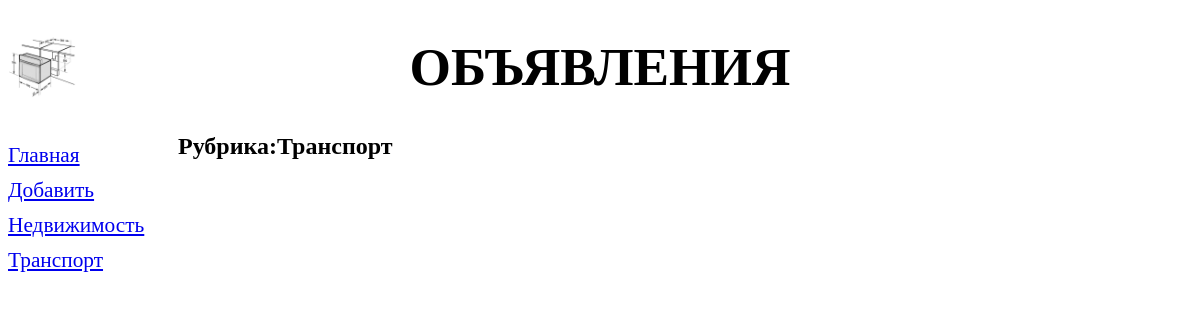
The page /bboard/2/ on the database as committed earlier.
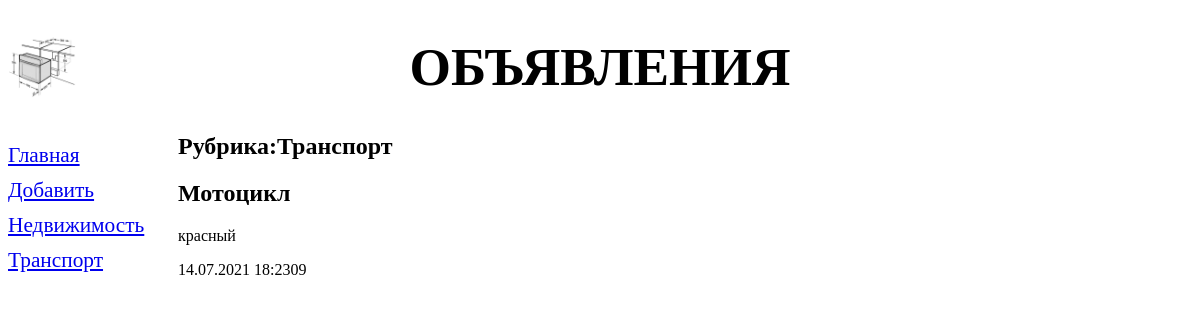
The same page on the database as committed later.
### bboard/models.py (models this page shows, shortened)
class Rubric(models.Model):
    name = models.CharField(max_length=20, db_index=True,verbose_name='Название')
    class Meta:
        verbose_name_plural = 'Рубрики'
        verbose_name = 'Рубрика'
        ordering = ['name']

class Bb(models.Model):
    title = models.CharField(max_length = 50,verbose_name="Товар")
    content = models.TextField(null=True,blank=True,verbose_name="Описание")
    price = models.FloatField(null=True,blank=True,verbose_name="Цена")
    published = models.DateTimeField(auto_now_add=True,db_index=True,verbose_name="Опубликовано")
    rubric = models.ForeignKey('Rubric',null=True,on_delete=models.PROTECT,verbose_name='Рубрика')
    class Meta:
        verbose_name_plural = "Объявления"
        verbose_name = "Объявление"
        ordering = ['-published']

### bboard/views.py (the view)
# urls.py: path('<int:rubric_id>/',by_rubric,name='by_rubric'),
def by_rubric(request,rubric_id):
    bbs = Bb.objects.filter(rubric=rubric_id)
    rubrics = Rubric.objects.all()
    current_rubric = Rubric.objects.get(pk=rubric_id)
    context = {'bbs':bbs,'rubrics':rubrics,'current_rubric':current_rubric}
    return render(request,'bboard/by_rubric.html',context)

### bboard/templates/bboard/by_rubric.html (shortened to what this page needs)
{%extends "layout/basic.html"%}
{%block content%}
<h2>Рубрика:{{current_rubric.name}}</h2>
{%for bb in bbs %}
<div>
    <h2>{{bb.title}}</h2>
    <p>{{bb.content}}</p>
    <p>{{bb.published|date:"d.m.Y H:is"}}</p>
</div>
{%endfor%}
{%endblock%}

### bboard/templates/layout/basic.html (shortened to what this page needs)
{%load static%}
<!DOCTYPE html>
<html lang="en">
<head>
    <link rel="stylesheet" type="text/css" href="{%static 'bboard/style.css'%}">
</head>
<body>
    <header>
        <h1>Объявления</h1>
    </header>
    <nav>
        <a href="{%url 'index'%}">Главная</a>
        <a href="{%url 'add'%}">Добавить</a>
        {%for rubric in rubrics%}
        <a href="{%url 'by_rubric' rubric.pk%}">{{rubric.name}}</a>
        {%endfor%}
    </nav>
    <section>
        {%block content%}
        {%endblock%}
    </section>
</body>
</html>

Rows that differ between the two databases and show on the page:
added Bb: title "Мотоцикл", content "красный", published "14.07.2021 18:2309"
